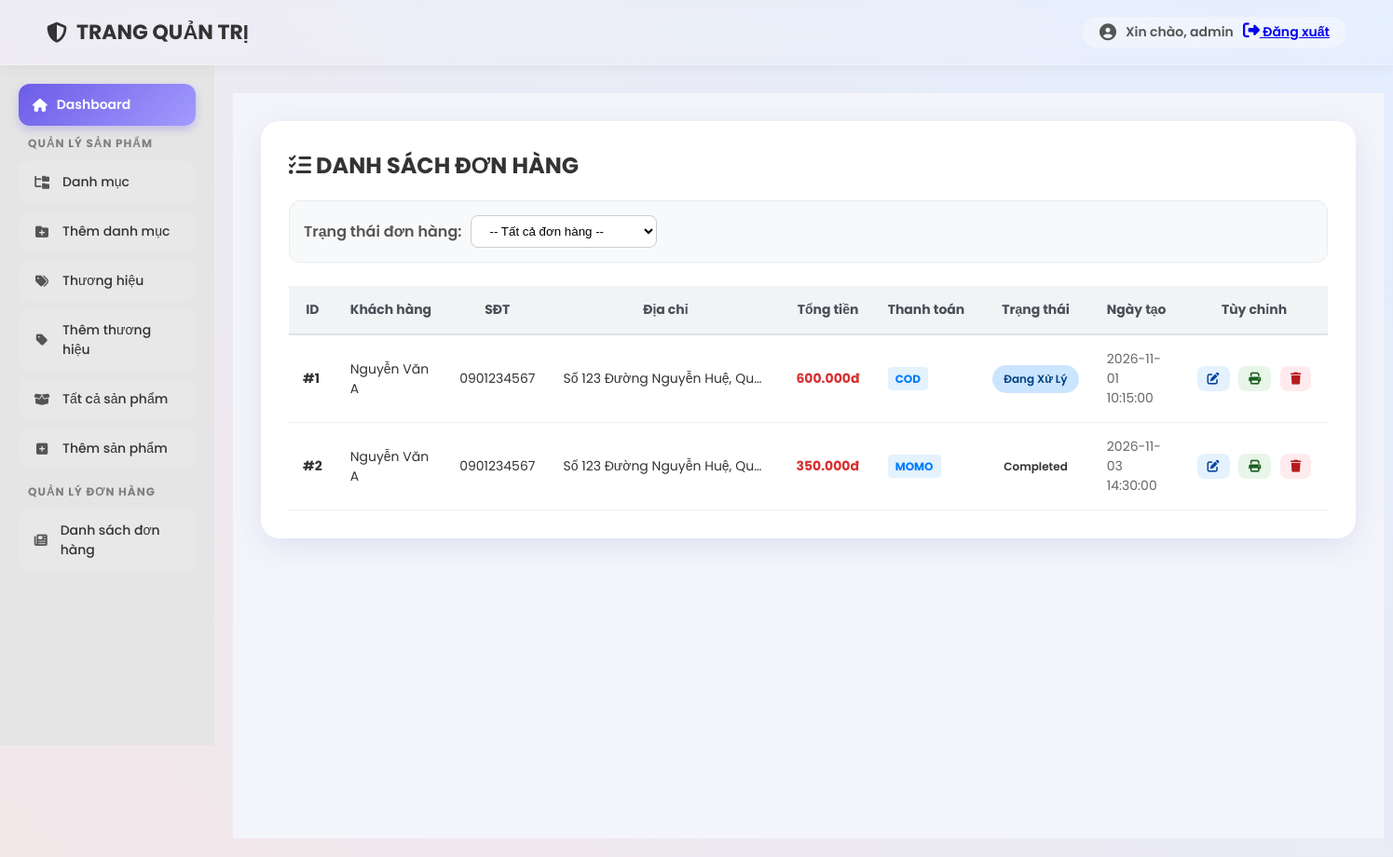
Page /5Themen/5Themen-project/admin/orders.php (signed in) on the committed database.
### tables this page shows
CREATE TABLE IF NOT EXISTS `tbl_order` (
  `order_id` int(11) NOT NULL AUTO_INCREMENT,
  `user_id` int(11) NOT NULL DEFAULT 0,
  `fullname` varchar(150) NOT NULL,
  `phone` varchar(20) NOT NULL,
  `address` text NOT NULL,
  `total_price` decimal(12,2) NOT NULL DEFAULT 0.00,
  `payment_method` varchar(50) NOT NULL DEFAULT 'cod',
  `status` varchar(50) NOT NULL DEFAULT 'pending',
  `created_at` datetime NOT NULL DEFAULT CURRENT_TIMESTAMP,
  PRIMARY KEY (`order_id`),
  KEY `idx_order_user` (`user_id`),
  KEY `idx_order_status` (`status`)
);

### 5Themen/5Themen-project/include/database.php (called while the page is built, shortened)
<?php
class Database {
    private function connectDB() {
        $this->link = new mysqli(DB_HOST, DB_USER, DB_PASS, DB_NAME);
    }
}
?>

### 5Themen/5Themen-project/admin/class/order_class.php (called while the page is built, shortened)
<?php
require_once __DIR__ . '/../../include/database.php';
class Order
{
    private $conn;
    public function __construct()
    {
        $this->db   = new Database();
        $this->conn = $this->db->link;
    }
    public function getAll($status = null)
    {
        $sql = "SELECT * FROM tbl_order";
        $sql .= " ORDER BY order_id ASC";
        return $this->conn->query($sql);
    }
}
?>

### 5Themen/5Themen-project/admin/orders.php (the view, shortened to what this page needs)
<?php
include "../include/database.php";
require_once __DIR__ . "/header.php";
require_once __DIR__ . "/slider.php";
require_once __DIR__ . "/class/order_class.php";
$orderModel = new Order();
$statusFilter = $_GET['status'] ?? '';
$list         = $orderModel->getAll($statusFilter);
?>
<div class="admin-content-right">
    <div class="table-container">
        <h1 class="page-title"><i class="fa-solid fa-list-check"></i> Danh sách đơn hàng</h1>
        <form method="get" class="order-filter-form">
            <label class="form-label">Trạng thái đơn hàng:</label>
            <select name="status" class="form-control-filter" onchange="this.form.submit()">
                <option value="">-- Tất cả đơn hàng --</option>
            </select>
        </form>
        <div style="overflow-x:auto;">
            <table class="data-table">
                <thead>
                <tr>
                    <th>ID</th>
                    <th>Khách hàng</th>
                    <th>SĐT</th>
                    <th>Địa chỉ</th>
                    <th>Tổng tiền</th>
                    <th>Thanh toán</th>
                    <th>Trạng thái</th>
                    <th>Ngày tạo</th>
                    <th class="order-actions">Tùy chỉnh</th>
                </tr>
                </thead>
                <tbody>
                <?php if ($list && $list->num_rows > 0): ?>
                    <?php
                    $statusTextMap = [
                        'pending' => 'Chờ duyệt',
                        'processing' => 'Đang xử lý',
                        'shipping' => 'Đang giao',
                        'success' => 'Hoàn tất',
                        'cancelled' => 'Đã huỷ'
                    ];
                    while ($o = $list->fetch_assoc()):
                        $sttCode = strtolower($o['status']);
                        $statusDisplay = $statusTextMap[$sttCode] ?? $o['status'];
                    ?>
                    <tr>
                        <td><strong>#<?= (int)$o['order_id']; ?></strong></td>
                        <td><?= htmlspecialchars($o['fullname']); ?></td>
                        <td><?= htmlspecialchars($o['phone']); ?></td>
                        <td class="address-col" title="<?= htmlspecialchars($o['address']); ?>">
                            <?= htmlspecialchars($o['address']); ?>
                        </td>
                        <td style="font-weight:700; color:#d63031;">
                            <?= number_format($o['total_price'], 0, ',', '.'); ?>đ
                        </td>
                        <td>
                            <span class="pay-method"><?= strtoupper(htmlspecialchars($o['payment_method'])); ?></span>
                        </td>
                        <td>
                            <span class="badge-status status-<?= $sttCode; ?>">
                                <?= htmlspecialchars($statusDisplay); ?>
                            </span>
                        </td>
                        <td style="color:#666;">
                            <?= htmlspecialchars($o['created_at']); ?>
                        </td>
                        <td class="order-actions">
                            <a class="btn-action btn-view"
                               href="order_edit.php?id=<?= (int)$o['order_id']; ?>"
                               title="Xem chi tiết">
                                <i class="fa-solid fa-pen-to-square"></i>
                            </a>
                            <a class="btn-action btn-invoice"
                               href="order_invoice.php?id=<?= (int)$o['order_id']; ?>"
                               target="_blank"
                               title="Xem hóa đơn">
                                <i class="fa-solid fa-print"></i>
                            </a>
                            <a class="btn-action btn-delete"
                               href="orders.php?delete=<?= (int)$o['order_id']; ?>"
                               onclick="return confirm('Bạn có chắc muốn xóa đơn hàng #<?= (int)$o['order_id']; ?> ?');"
                               title="Xóa đơn">
                                <i class="fa-solid fa-trash"></i>
                            </a>
                        </td>
                    </tr>
                    <?php endwhile; ?>
                <?php endif; ?>
                </tbody>
            </table>
        </div>
    </div>
</div>

### 5Themen/5Themen-project/admin/header.php (style rules this page uses)
:root { --header-height: 70px; }
* { margin: 0; padding: 0; box-sizing: border-box; }
body { font-family: "Poppins", sans-serif; background: linear-gradient(45deg, #f3e7e9 0%, #e3eeff 100%); min-height: 100vh; padding-top: var(--header-height); }

### 5Themen/5Themen-project/admin/orders.php (style rules this page uses)
.admin-content-right { margin-left: 230px; flex: 1; padding: 30px; background-color: #f4f5fb; min-height: 100vh; display: flex; flex-direction: column; }
.table-container { width: 100%; background: #fff; border-radius: 20px; padding: 30px; box-shadow: 0 8px 32px rgba(31, 38, 135, 0.1); }
.page-title { font-size: 24px; font-weight: 700; margin-bottom: 20px; color: #333; text-transform: uppercase; }
.order-filter-form { display: flex; align-items: center; gap: 10px; margin-bottom: 25px; padding: 15px; background: #f8f9fa; border-radius: 12px; border: 1px solid #e9ecef; }
.form-label { font-weight: 600; color: #555; margin: 0; }
.form-control-filter { padding: 8px 15px; border: 1px solid #ccc; border-radius: 8px; min-width: 200px; background: #fff; }
.data-table { width: 100%; border-collapse: collapse; font-size: 14px; }
.data-table thead th { background: #f1f3f5; color: #495057; padding: 15px; font-weight: 700; white-space: nowrap; border-bottom: 2px solid #dee2e6; }
.data-table tbody td { padding: 15px; border-bottom: 1px solid #eee; color: #333; vertical-align: middle; }
.address-col { max-width: 250px; white-space: nowrap; overflow: hidden; text-overflow: ellipsis; color: #666; }
.badge-status { padding: 6px 12px; border-radius: 30px; font-size: 12px; font-weight: 600; text-transform: capitalize; display: inline-block; }
.status-processing { background:#cce5ff; color:#004085; }
.pay-method { padding: 4px 8px; font-size: 12px; font-weight: 700; color:#007bff; background:#e3f2fd; text-transform: uppercase; border-radius: 4px; }
.order-actions { white-space: nowrap; }
.btn-action { display: inline-flex; align-items: center; padding: 6px 10px; margin: 0 3px; font-size: 13px; border-radius: 8px; text-decoration: none; font-weight: 500; transition: 0.2s; border: 1px solid transparent; }
.btn-view { background:#e3f2fd; color:#0d47a1; }
.btn-invoice { background:#e8f5e9; color:#1b5e20; }
.btn-delete { background:#ffebee; color:#b71c1c; }

### rows in the picture
tbl_order: order_id "1", fullname "Nguyễn Văn A", phone "0901234567", address "Số 123 Đường Nguyễn Huệ, Qu…", total_price "600.000", payment_method "COD", status "Đang Xử Lý", created_at "2026-11-01 10:15:00"
tbl_order: order_id "2", fullname "Nguyễn Văn A", phone "0901234567", address "Số 123 Đường Nguyễn Huệ, Qu…", total_price "350.000", payment_method "MOMO", status "Completed", created_at "2026-11-03 14:30:00"

### other values in the picture
$adminDisplayName "admin"
